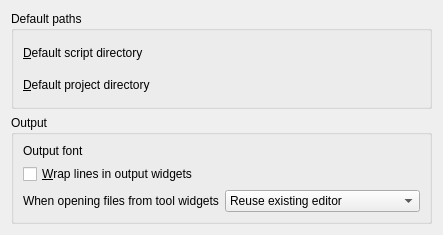
<?xml version="1.0" encoding="UTF-8"?>
<ui version="4.0">
 <class>MainWindowSettingsWidget</class>
 <widget class="QWidget" name="MainWindowSettingsWidget">
  <property name="geometry">
   <rect>
    <x>0</x>
    <y>0</y>
    <width>380</width>
    <height>235</height>
   </rect>
  </property>
  <property name="windowTitle">
   <string>Form</string>
  </property>
  <layout class="QVBoxLayout" name="verticalLayout_2">
   <item>
    <widget class="QGroupBox" name="groupBox">
     <property name="title">
      <string>Default paths</string>
     </property>
     <layout class="QGridLayout" name="gridLayout_2">
      <item row="0" column="0">
       <widget class="QLabel" name="label_2">
        <property name="text">
         <string>&amp;Default script directory</string>
        </property>
        <property name="buddy">
         <cstring>_general__default_script_directory</cstring>
        </property>
       </widget>
      </item>
      <item row="0" column="1">
       <widget class="KUrlRequester" name="_general__default_script_directory"/>
      </item>
      <item row="1" column="0">
       <widget class="QLabel" name="label_3">
        <property name="text">
         <string>&amp;Default project directory</string>
        </property>
        <property name="buddy">
         <cstring>_general__default_project_directory</cstring>
        </property>
       </widget>
      </item>
      <item row="1" column="1">
       <widget class="KUrlRequester" name="_general__default_project_directory"/>
      </item>
     </layout>
    </widget>
   </item>
   <item>
    <widget class="QGroupBox" name="groupBox_2">
     <property name="title">
      <string>Output</string>
     </property>
     <layout class="QVBoxLayout" name="verticalLayout">
      <item>
       <layout class="QHBoxLayout" name="horizontalLayout">
        <item>
         <widget class="QLabel" name="label">
          <property name="text">
           <string>Output font</string>
          </property>
         </widget>
        </item>
        <item>
         <widget class="KFontRequester" name="_general__output_font"/>
        </item>
       </layout>
      </item>
      <item>
       <widget class="QCheckBox" name="_general__wrap_output">
        <property name="text">
         <string>&amp;Wrap lines in output widgets</string>
        </property>
       </widget>
      </item>
      <item>
       <layout class="QHBoxLayout" name="horizontalLayout_2">
        <item>
         <widget class="QLabel" name="label_4">
          <property name="text">
           <string>When opening files from tool widgets</string>
          </property>
         </widget>
        </item>
        <item>
         <widget class="KComboBox" name="_general__tool_open_files">
          <property name="access" stdset="0">
           <string>$tool_open_files</string>
          </property>
          <item>
           <property name="text">
            <string>Reuse existing editor</string>
           </property>
          </item>
          <item>
           <property name="text">
            <string>Split current editor horizontally</string>
           </property>
          </item>
          <item>
           <property name="text">
            <string>Split current editor vertically</string>
           </property>
          </item>
          <item>
           <property name="text">
            <string>Open editor in new tab</string>
           </property>
          </item>
         </widget>
        </item>
       </layout>
      </item>
     </layout>
    </widget>
   </item>
  </layout>
 </widget>
 <customwidgets>
  <customwidget>
   <class>KUrlRequester</class>
   <extends>QFrame</extends>
   <header>kurlrequester.h</header>
  </customwidget>
  <customwidget>
   <class>KFontRequester</class>
   <extends>QWidget</extends>
   <header>kfontrequester.h</header>
  </customwidget>
  <customwidget>
   <class>KComboBox</class>
   <extends>QComboBox</extends>
   <header>kcombobox.h</header>
  </customwidget>
 </customwidgets>
 <resources/>
 <connections/>
</ui>
